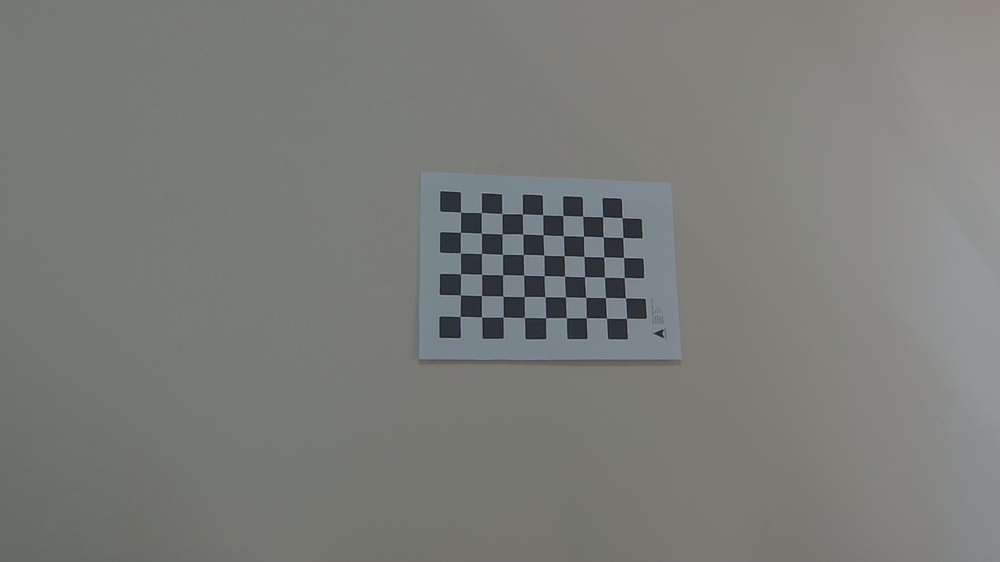
#> input picture py-testing/calibration/images/1.jpg, 1000 x 562 px, shrunk from 1920 x 1080 before the run; its folder holds 6 pictures in this run
$ jupyter execute --allow-errors calibrate_camera.ipynb   (shell and % lines are left out)   (Python 2 division)
#> lines starting #> are read from the running program, lines starting #| are printed output that depends on the picture; long printed decimals are rounded
#> further down, img is the input picture: shape (562, 1000, 3); mean R, G, B 122.4, 123.8, 120.1
#> `ret, corners = cv2.findChessboardCorners(gray_img, (9,6),None)`: ret = True; corners = 54 rows, first 8: [460.6, 212], [481.3, 212.4], [501.9, 213.6], [522.4, 213.9], [542.6, 214.5], [563, 215.6], [582.7, 216.2], [602.5, 216.9]
# Camera Calibration
<b>woflydev | FTC 17556</b>

### Import Packages

[cell 1]
import numpy as np
import cv2
import glob
import pickle
import collections
import matplotlib.pyplot as plt
import matplotlib.image as mpimg

### Calibrate

Extract `objpoints` and `imgpoints` using images of calibration grid taken from the camera.

[cell 2]
cell_size = 0.07 # Size of the square cell (should not affect the result)
objp = np.zeros((6*9,3), np.float32) # Using a 6x9 grid image for calibration
objp[:,:2] = np.mgrid[0:9,0:6].T.reshape(-1,2)*cell_size # Grid points

# Arrays to store object points and image points from all the images
objpoints = [] # 3D points in real world space
imgpoints = [] # 2D points in image plane

# Make a list of calibration images
images = glob.glob('images/*.jpg')

# Step through the list and search for grid corners
#> (the rest of this cell did not finish here and is left out)

Use the `objpoints` and `imgpoints` to calibrate the camera for a specified `imgsize`.

[cell 3]
img = mpimg.imread('images/1.jpg') # Read in a test calibration image
img_size = (img.shape[1], img.shape[0]) # Get the image dimensions
#> img_size = (1000, 562)

ret, mtx, dist, rvecs, tvecs = cv2.calibrateCamera(objpoints, imgpoints, img_size, None, None) # Calibrate the camera
#> ret = 0.252; mtx = [[609.4, 0, 511.1], [0, 616.6, 313.9], [0, 0, 1]]; dist = [[-1.15, 26.87, -0.0217, 0.0162, -212.9]]; rvecs = ([-0.185, -0.168, -0.00167],); tvecs = ([-0.17, -0.335, 2.01],)

# Print the camera calibration result
print('Distortion Coefficients:')
print('dist = \n' + str(dist))
#| dist =
#| [[-1.14552014e+00  2.68692006e+01 -2.17292035e-02  1.62219924e-02
#|   -2.12931709e+02]]
print('')

print('Camera Intrinsic Parameters:')
print('mtx = \n' + str(mtx))
#| mtx =
#| [[609.435   0.         511.140]
#|  [  0.         616.632 313.926]
#|  [  0.           0.           1.        ]]
print('')

print('Camera Extrinsic Parameters:')
print('rvecs = \n' + str(rvecs))
#| rvecs =
#| (array([[-0.185],
#|        [-0.1676],
#|        [-0.001674]]),)
print('')
print('tvecs = \n' + str(tvecs))
#| tvecs =
#| (array([[-0.1699],
#|        [-0.3354],
#|        [ 2.011]]),)

# Save the camera calibration result for later use
camera_pickle = {}
camera_pickle["mtx"] = mtx
camera_pickle["dist"] = dist
camera_pickle["rvecs"] = rvecs
camera_pickle["tvecs"] = tvecs
pickle.dump(camera_pickle, open("Camera Parameters.p", "wb"))

Undistort a test calibration image (sanity check).

[cell 4]
IMAGE_INDEX = 7

img = mpimg.imread(f'images/{IMAGE_INDEX}.jpg') # Read in a test calibration image
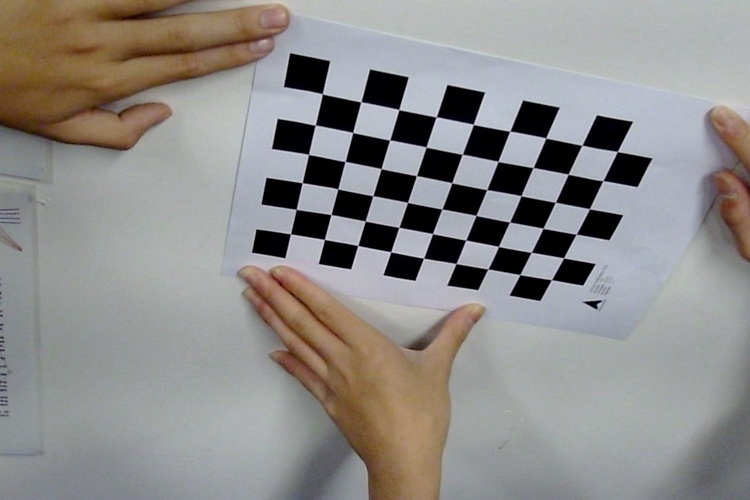
#> input picture py-testing/calibration/images/7.jpg, 750 x 500 px, shrunk from 1440 x 960 before the run
#> img is the input picture: shape (500, 750, 3); mean R, G, B 142.4, 140.3, 138.5
undistorted_image = cv2.undistort(img, mtx, dist, None, mtx) # Generate the undistorted image
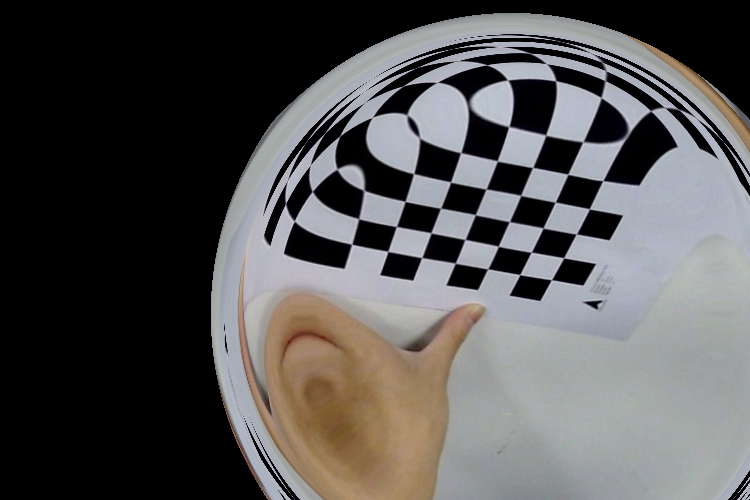
#> undistorted_image: shape (500, 750, 3); mean R, G, B 84.5, 83.3, 83.1
print(f"Used: {mtx} AND {dist}")
#| Used: [[609.435   0.         511.140]
#|  [  0.         616.632 313.926]
#|  [  0.           0.           1.        ]] AND [[-1.14552014e+00  2.68692006e+01 -2.17292035e-02  1.62219924e-02
#|   -2.12931709e+02]]

# Plot inline
# View the results side-by-side
f, (ax1, ax2) = plt.subplots(1, 2, figsize=(10, 5))
f.tight_layout()
ax1.imshow(img)
ax1.set_title('Original Image', fontsize=20)
ax2.imshow(undistorted_image)
ax2.set_title('Undistorted Image', fontsize=20)
plt.subplots_adjust(left=0.0, right=1.0, top=0.9, bottom=0.0)
plt.show()
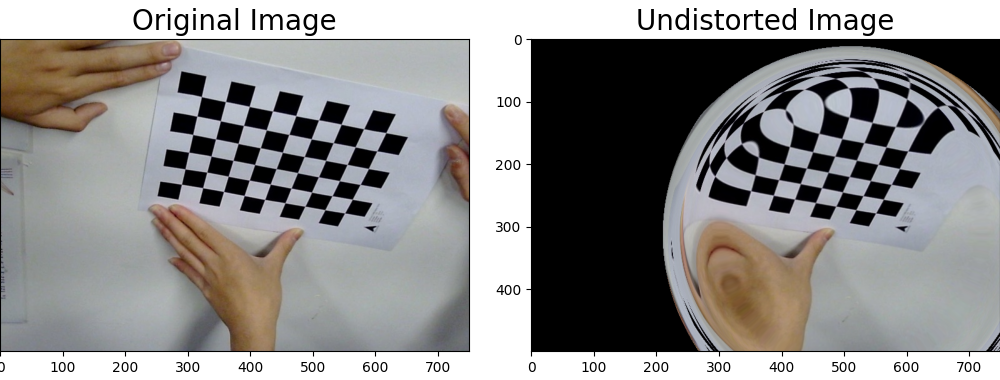
#> figure drawn by matplotlib, 2 panels

# USE MTX AS CAMERA INTRINSIC VALUES
